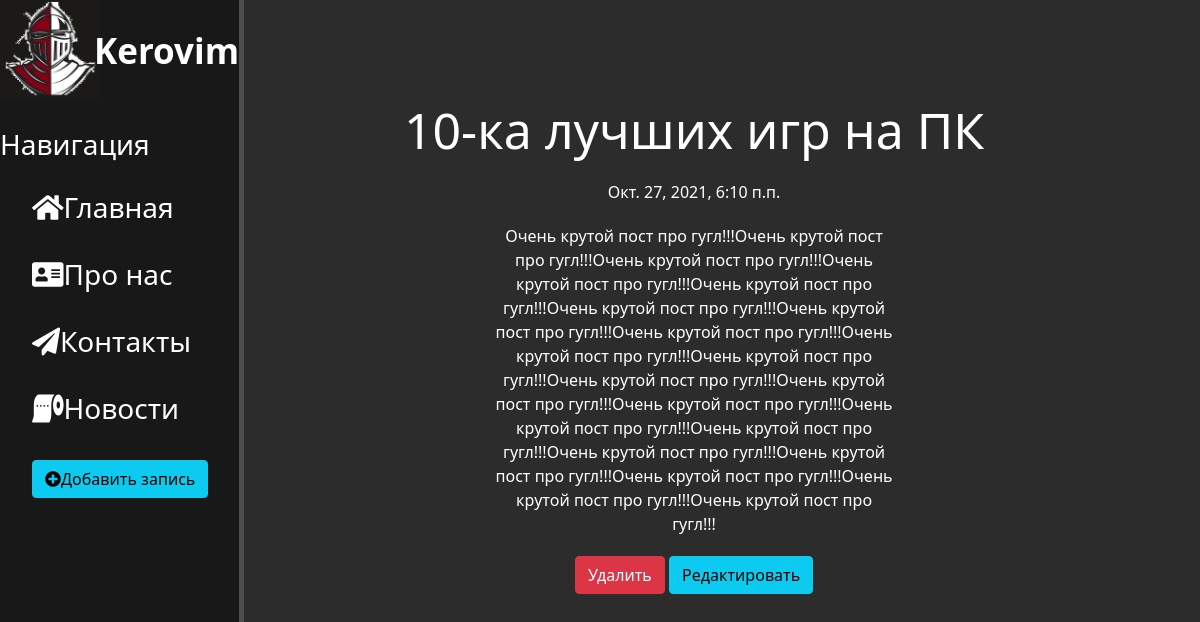
The page /news/2 on the database its author committed.
### news/models.py (models this page shows, shortened)
class Articles(models.Model):
    title = models.CharField('Название', max_length=80)
    anons = models.CharField('Анонс', max_length=250)
    content = models.TextField('Статья')
    date = models.DateTimeField('Дата публикации')
    class Meta:
        verbose_name = 'Новость'
        verbose_name_plural = 'Новости'

### news/views.py (the view)
# urls.py: path('<int:pk>', views.NewsDetailView.as_view(), name= 'news-detail'),
class NewsDetailView(DetailView):
    model = Articles
    template_name = 'news/details_view.html'
    context_object_name = 'article'

### news/templates/news/details_view.html (shortened to what this page needs)
{% extends 'mainapp/layout.html' %}
{% block content%}
    <div class="features">
        <h1>{{ article.title }}</h1>
        <p>{{ article.date }}</p>
        <p>{{ article.content}}</p>
        <a href="{% url 'news-delete' article.id %}"class="btn btn-danger">Удалить</a>
        <a href="{% url 'news-update' article.id %}"class="btn btn-info">Редактировать</a>
    </div>
{% endblock%}

### mainapp/static/mainapp/css/mainapp.css (style rules this page uses)
body { background: #2c2c2c; }
main .features { float:left; color: #fff; margin-top: 100px; text-align: center; width: 75%; }
main .features h1 { font-size: 50px; }
main .features p { max-width: 400px; margin: 20px auto }

### rows shown on the page
Articles: title "10-ка лучших игр на ПК", date "Окт. 27, 2021, 6:10 п.п.", content "Очень крутой пост про гугл!!!Очень крутой пост про гугл!!!Очень крутой пост про гугл!!!Очень крутой пост про гугл!!!Очень крутой пост про гугл!!!Очень крутой пост про гугл!!!Очень крутой пост про гугл!!!Очень крутой пост про гугл!!!Очень крутой пост про гугл!!!Очень крутой пост про гугл!!!Очень крутой пост про гугл!!!Очень крутой пост про гугл!!!Очень крутой пост про гугл!!!Очень крутой пост про гугл!!!Очень крутой пост про гугл!!!Очень крутой пост про гугл!!!Очень крутой пост про гугл!!!Очень крутой пост про гугл!!!Очень крутой пост про гугл!!!Очень крутой пост про гугл!!!"
